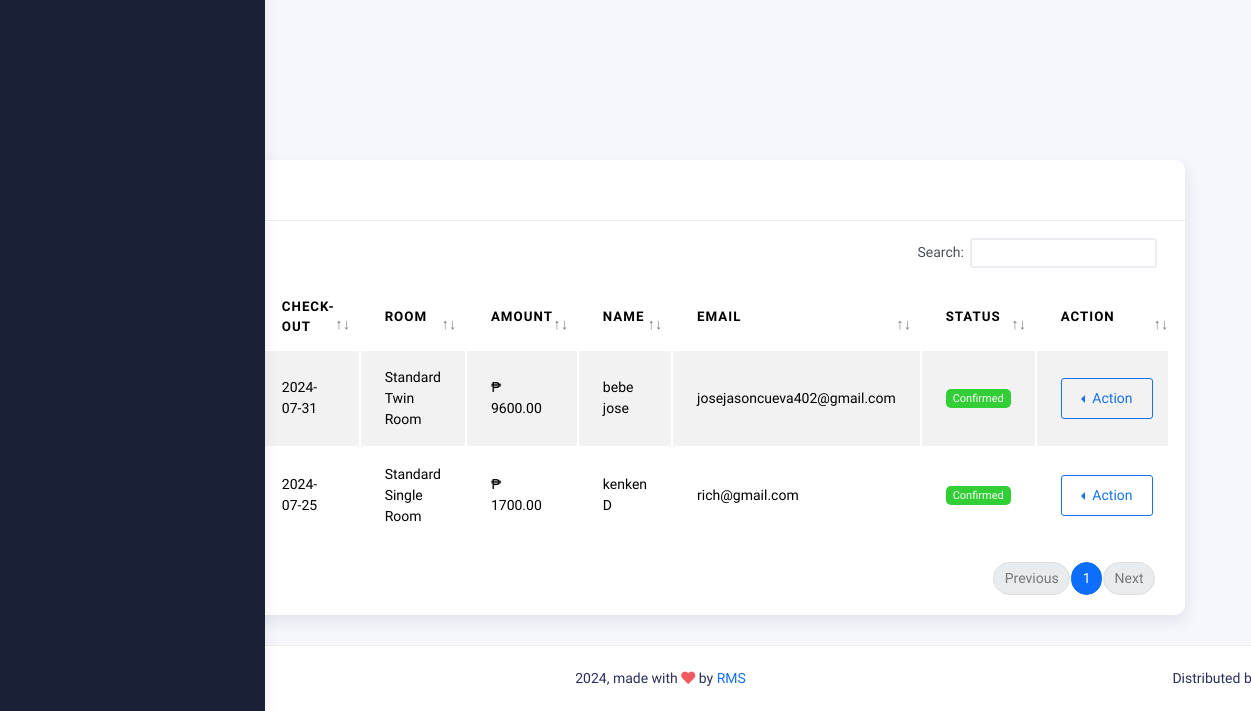
/admin/booking_details.php (lower part), run on an earlier commit of the app's database.
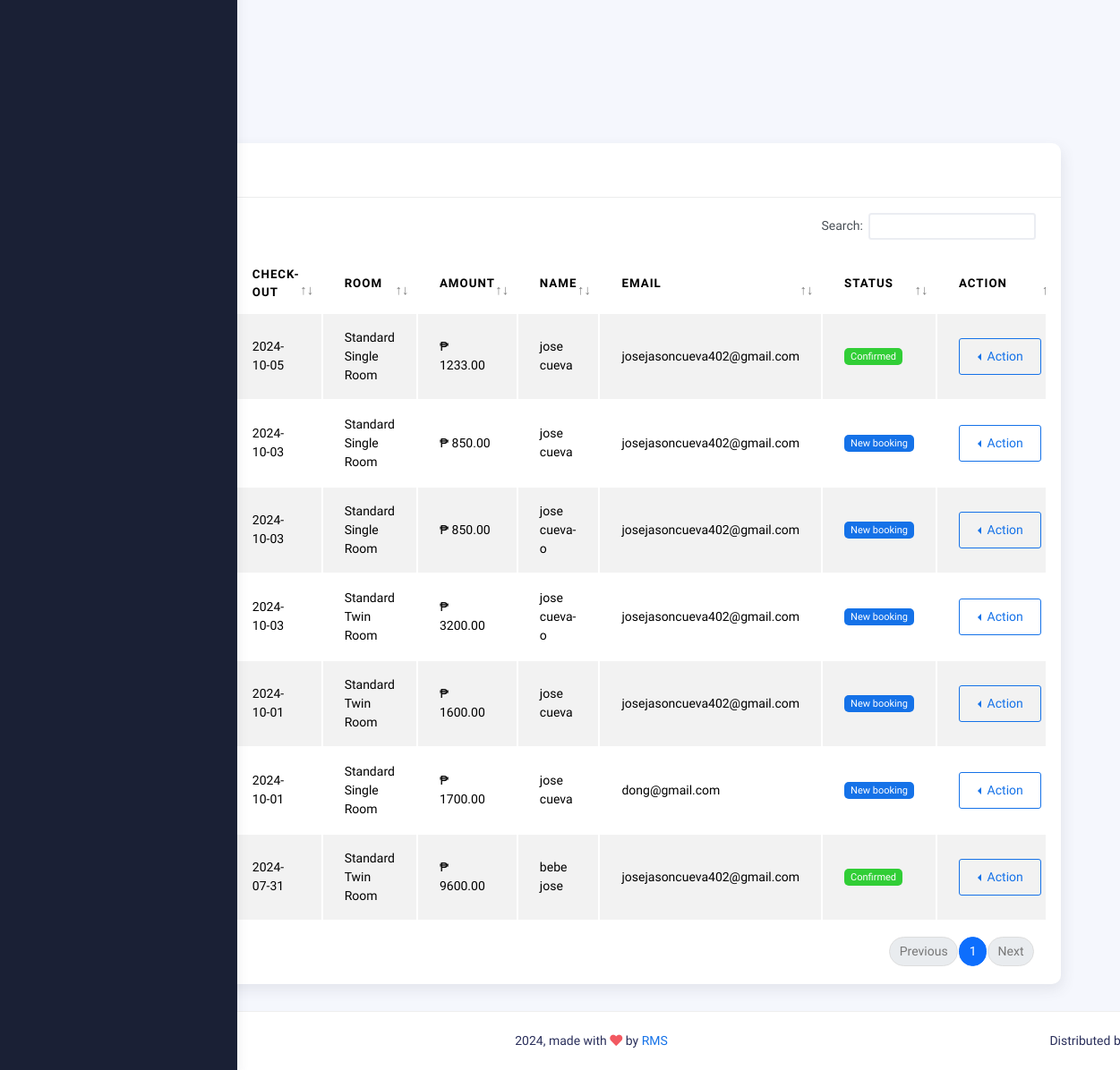
And on a later commit of the database.
### tables this page shows
CREATE TABLE `reservations` (
  `id` int(11) NOT NULL,
  `booking_id` int(11) NOT NULL,
  `checkin_date` date NOT NULL,
  `checkout_date` date NOT NULL,
  `r_name` varchar(200) NOT NULL,
  `amount` varchar(225) NOT NULL,
  `title` varchar(10) NOT NULL,
  `first_name` varchar(225) NOT NULL,
  `last_name` varchar(225) NOT NULL,
  `email` varchar(225) NOT NULL,
  `phone` varchar(50) NOT NULL,
  `country` varchar(50) NOT NULL,
  `payment` varchar(50) NOT NULL,
  `status` varchar(20) NOT NULL DEFAULT 'Pending',
  `created_at` timestamp NOT NULL DEFAULT current_timestamp()
);

### admin/booking_details.php (the view, shortened to what this page needs)
<?php
include("config/connect.php");
$sql = "SELECT id, booking_id, checkin_date, checkout_date, r_name, amount, first_name, last_name , email, phone, country, payment, status FROM reservations order by created_at desc";
$result = $conn->query($sql);
$bookings = array();
if ($result->num_rows > 0) {
    while ($row = $result->fetch_assoc()) {
        $cnt = 1;
        $bookings[] = $row;
    }
}
?>
<!DOCTYPE html>
<html lang="en">
  <head>
    <link rel="stylesheet" href="assets/css/bootstrap.min.css" />
    <link rel="stylesheet" href="assets/css/plugins.min.css" />
    <link rel="stylesheet" href="assets/css/kaiadmin.min.css" />
    <link rel="stylesheet" href="assets/css/demo.css" />
  </head>
  <body>
    <div class="wrapper">
      <?php include("include/sidenavigation.php");?>
      <div class="main-panel">
    <?php include("include/header.php");?>
        <div class="container">
          <div class="page-inner">
            <div class="d-flex align-items-left align-items-md-center flex-column flex-md-row pt-2 pb-4">
              <div>
                <h3 class="fw-bold mb-3">Booking List</h3>
                <h6 class="op-7 mb-2">Information</h6>
              </div>
              </div>
            </div>
          <div class="row">
              <div class="col-md-12">
                <div class="card">
                  <div class="card-header">
                     <div class="d-flex align-items-center">
                    <h4 class="card-title">Manage Booking</h4>
                    </div>
                  </div>
                  <div class="card-body">
                    <div class="table-responsive">
                      <table
                        id="basic-datatables"
                        class="display table table-striped table-hover" style="width: 100%;">
                        <thead>
                          <tr>
                                        <th>#</th>
                                        <th>Check-In</th>
                                        <th>Check-Out</th>
                                        <th>Room</th>
                                        <th>Amount</th>
                                        <th>Name</th>
                                        <th>Email</th>
                                        <th>Status</th>
                                        <th>Action</th>
                                    </tr>
                                </thead>
                                <tbody>
                                    <?php foreach ($bookings as $booking): ?>
                <tr>
              <td><?php echo htmlspecialchars($cnt); ?></td>
              <td><?php echo htmlspecialchars($booking['checkin_date']); ?></td>
              <td><?php echo htmlspecialchars($booking['checkout_date']); ?></td>
              <td><?php echo htmlspecialchars($booking['r_name']); ?></td>
              <td><?php echo htmlspecialchars($booking['amount']); ?></td>
              <td><?php echo htmlspecialchars($booking['first_name'].' '.$booking['last_name']); ?></td>
              <td><?php echo htmlspecialchars($booking['email']); ?></td>
                    <td >
                    <?php if ($booking['status'] == 'Pending'){
                        echo "<span class='badge badge-primary'>New booking</span>";
                    }
                    elseif ($booking['status'] == 'Rejected'){
                         echo "<span class='badge badge-danger'>Rejected</span>";
                    }else{
                        echo "<span class='badge badge-success'>Confirmed</span>";
                    }
                     ?>
                     </td>
                    <td>
                        <div class="btn-group dropstart">
                        <button
                          type="button"
                          class="btn btn-primary btn-border dropdown-toggle"
                          data-bs-toggle="dropdown"
                          aria-haspopup="true"
                          aria-expanded="false"
                        >
                          Action
                        </button>
                      </div>
                    </td>
                </tr>
                <?php  $cnt = $cnt+1; ?>
            <?php endforeach; ?>
                                </tbody>
                            </table>
                    </div>
                  </div>
                </div>
              </div>
      </div>
 <?php include("include/footer.php");?>
    </div>
  </body>
</html>

### admin/include/sidenavigation.php (shortened to what this page needs)
<div class="sidebar" data-background-color="dark">
        <div class="sidebar-wrapper scrollbar scrollbar-inner">
        </div>
      </div>

### admin/include/header.php (shortened to what this page needs)
        </div>
</div>

### admin/include/footer.php (shortened to what this page needs)
<footer class="footer">
          <div class="container-fluid d-flex justify-content-between">
            <nav class="pull-left">
              <ul class="nav">
                <li class="nav-item">
                  <a class="nav-link" href="http://rio-lawis.com">
                  </a>
                </li>
              </ul>
            </nav>
            <div class="copyright">
              2024, made with <i class="fa fa-heart heart text-danger"></i> by
              <a href="http://rio-lawis.com">RMS</a>
            </div>
            <div>
              Distributed by
            </div>
          </div>
        </footer>

What changed in the data, as far as the page shows it:
removed reservations: checkout_date "2024-07-25", r_name "Standard Single Room", amount "₱ 1700.00", first_name+last_name "kenken D", email "rich@gmail.com", status "Confirmed"
added reservations: checkout_date "2024-10-05", r_name "Standard Single Room", amount "₱ 1233.00", first_name+last_name "jose cueva", email "josejasoncueva402@gmail.com", status "Confirmed"
added reservations: checkout_date "2024-10-03", r_name "Standard Single Room", amount "₱ 850.00", first_name+last_name "jose cueva", email "josejasoncueva402@gmail.com", status "New booking"
added reservations: checkout_date "2024-10-03", r_name "Standard Single Room", amount "₱ 850.00", first_name+last_name "jose cueva-o", email "josejasoncueva402@gmail.com", status "New booking"
added reservations: checkout_date "2024-10-03", r_name "Standard Twin Room", amount "₱ 3200.00", first_name+last_name "jose cueva-o", email "josejasoncueva402@gmail.com", status "New booking"
added reservations: checkout_date "2024-10-01", r_name "Standard Twin Room", amount "₱ 1600.00", first_name+last_name "jose cueva", email "josejasoncueva402@gmail.com", status "New booking"
added reservations: checkout_date "2024-10-01", r_name "Standard Single Room", amount "₱ 1700.00", first_name+last_name "jose cueva", email "dong@gmail.com", status "New booking"
